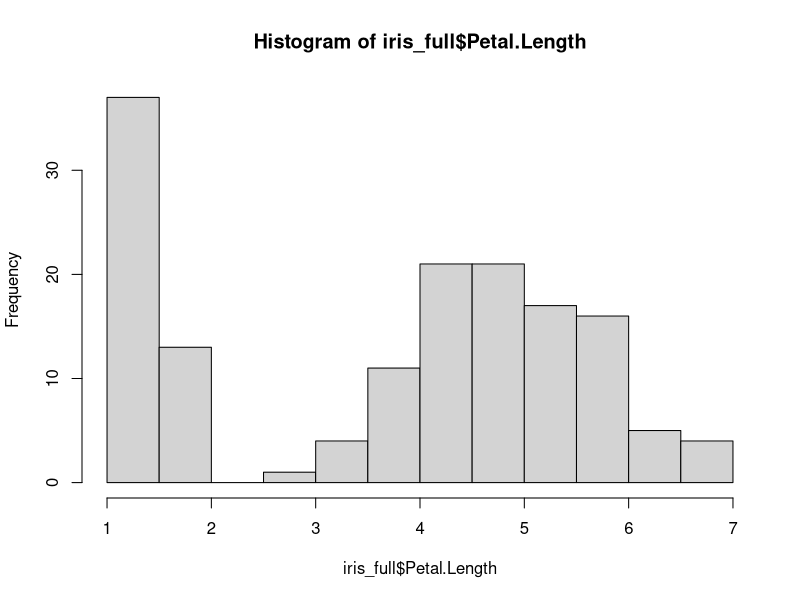
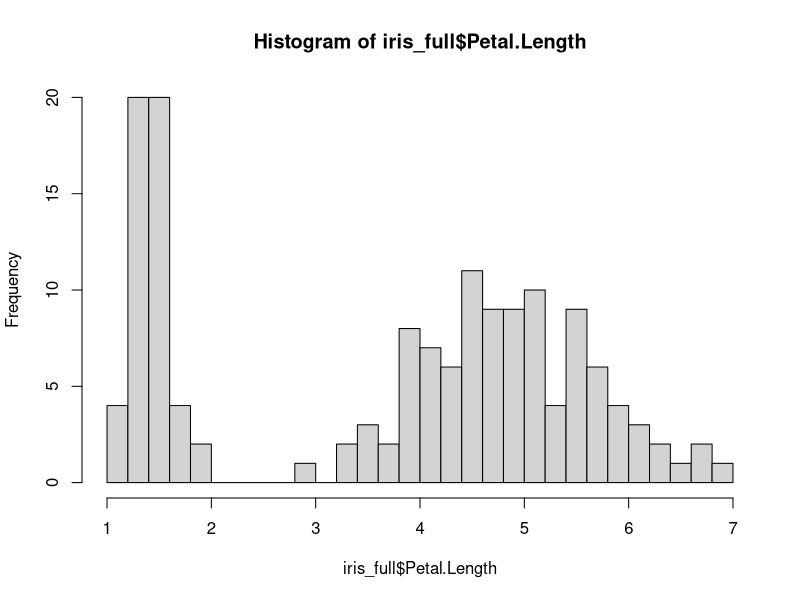
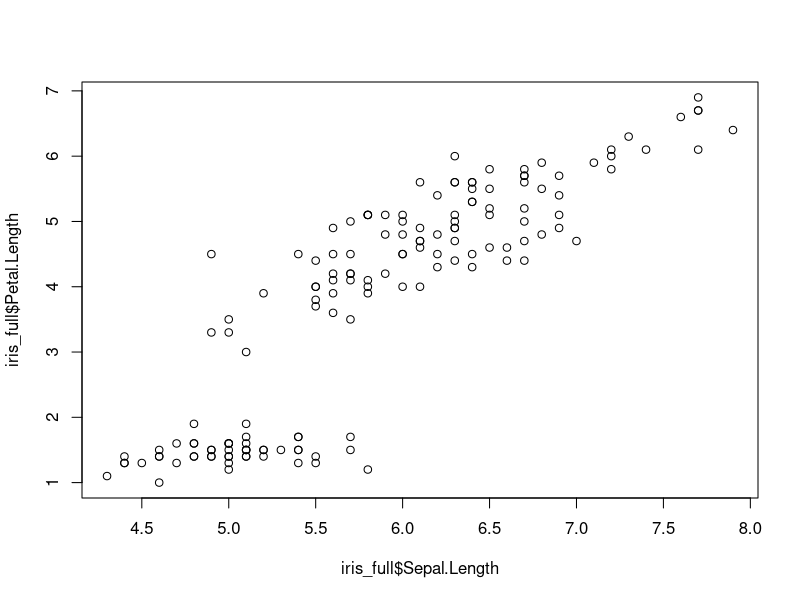
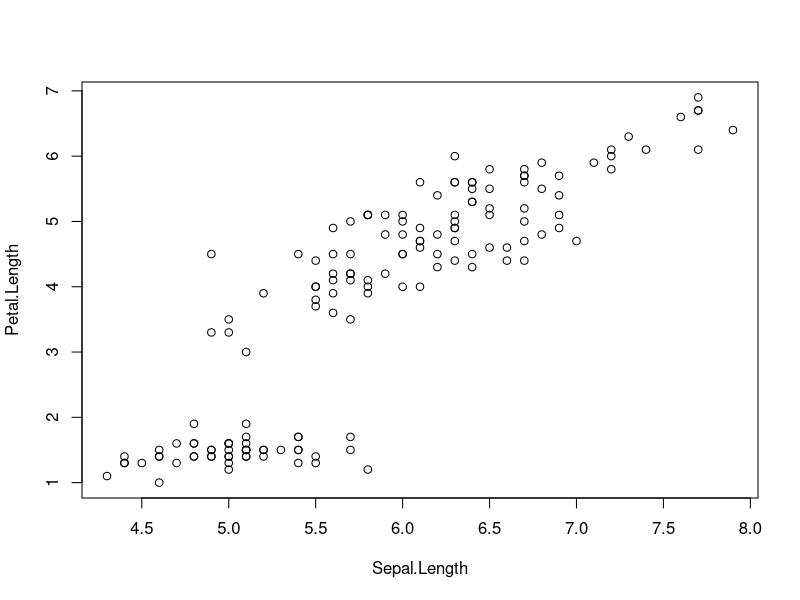
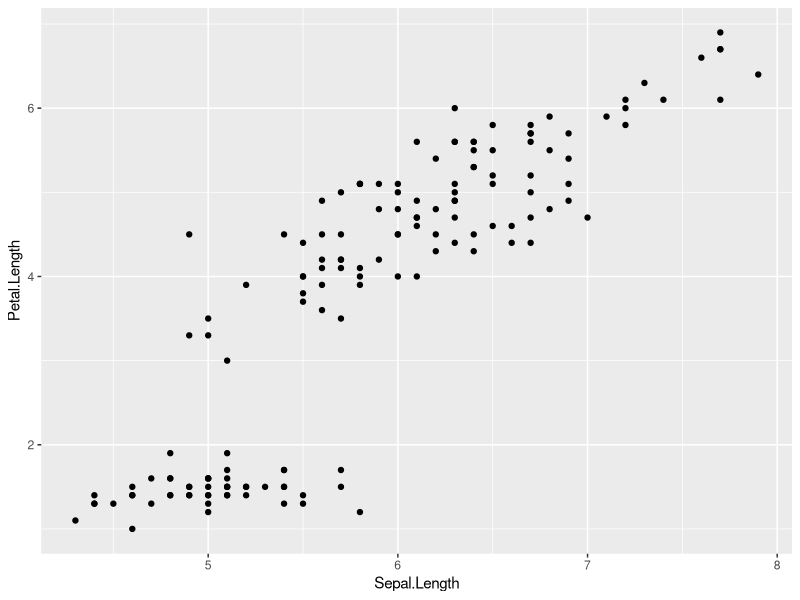
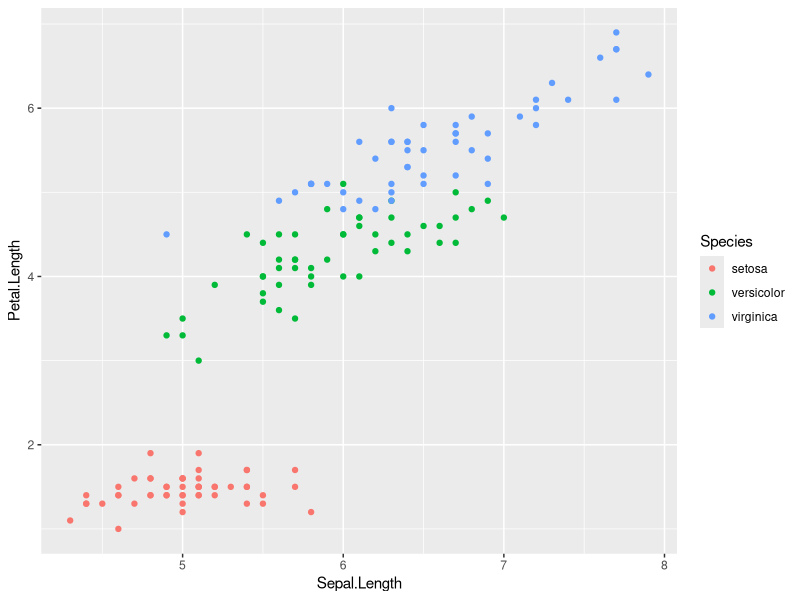
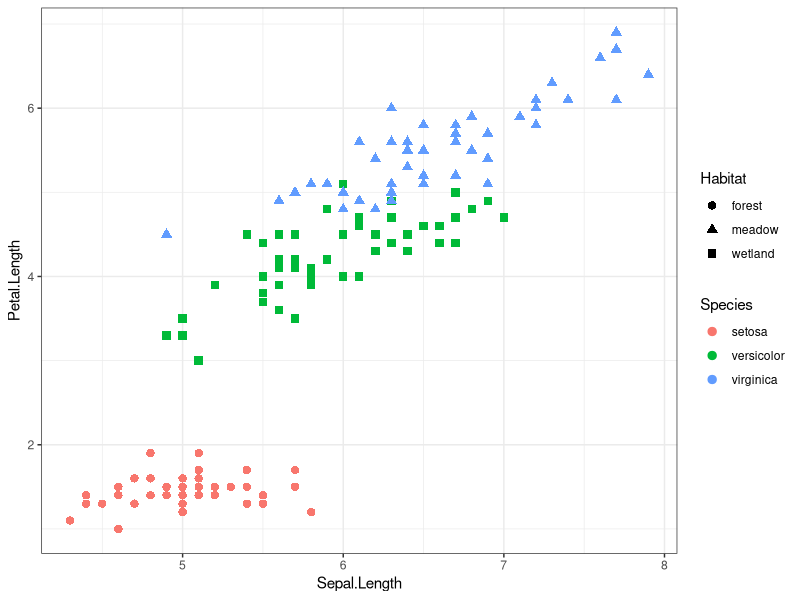
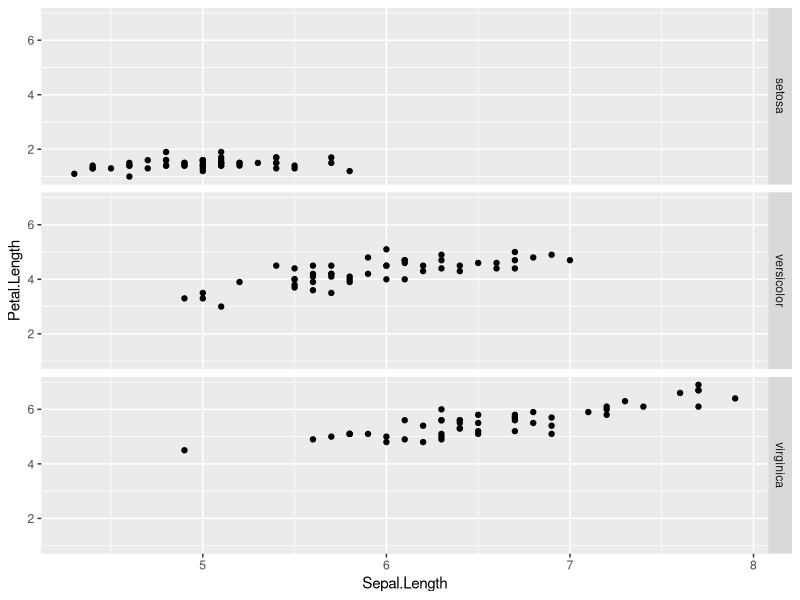

The R source for these figures, in order:
## ---- chunk 1
fahr_to_kelvin <- function(temp) {
  kelvin <- ((temp - 32) * (5 / 9)) + 273.15
  return(kelvin)
}
## ---- chunk 2
kelvin_to_celsius <- function(temp) {
  celsius <- temp - 273.15
  return(celsius)
}
## ---- chunk 3
set.seed(8)
temp_data <- runif(n = 20, min = -5, max = 5) + 45
## ---- chunk 4
for( x in temp_data){
  fahr_to_kelvin(x)
}
## ---- chunk 5
for( x in temp_data){
  print(fahr_to_kelvin(x))
}
## ---- chunk 6
for( x in 1:length(temp_data)){
  print(fahr_to_kelvin(temp_data[x]))
}
## ---- chunk 7
temp_data_kelvin <- vector()
for( x in 1:length(temp_data)){
  temp_data_kelvin[x] <- fahr_to_kelvin(temp_data[x])
}

print(temp_data_kelvin)
## ---- chunk 8
TRUE
## ---- chunk 9
20 == 20
## ---- chunk 10
20 > 40
## ---- chunk 11
!(20 > 40)
## ---- chunk 12
x <- TRUE
y <- FALSE
## ---- chunk 13
x & y
## ---- chunk 14
x | y
## ---- chunk 15
xy <- c(x,y)
## ---- chunk 16
any(xy)
## ---- chunk 17
all(xy)
## ---- chunk 18
num <- 37
if (num > 100) {
  print("greater")
} else {
  print("not greater")
}
## ---- chunk 19
num <- 37
if (num > 100) {
  print("The number was greater than 100")
}

## ---- chunk 20
if (num > 0) {
  return(1)
} else if (num == 0) {
  return(0)
} else {
  return(-1)
}
## ---- chunk 21
data( iris )
## ---- chunk 22
head( iris )
tail( iris )
## ---- chunk 23
summary(iris)
## ---- chunk 24
## Make a new iris dataset
iris_new <- iris

## Create a new column that treats species as a character, rather than a factor
iris_new$species_char <- as.character(iris_new$Species)

## Run summary command
summary(iris_new)
## ---- chunk 25
iris[5, 3]
## ---- chunk 26
iris[ ,3]
## ---- chunk 27
iris$Petal.Length
## ---- chunk 28
iris$Petal.Length[5]
## ---- chunk 29
iris[5, ]
## ---- chunk 30
iris[5:10, 1:3]
## ---- chunk 31
head(iris[2:3])
## ---- chunk 32
head(iris[c("Sepal.Width","Petal.Length")])
## ---- chunk 33
iris_habitat <- data.frame( Species = c( "setosa", "versicolor", "virginica" ),
                            Habitat = c( "forest", "wetland", "meadow" ) )

iris_full <- merge( x = iris, y = iris_habitat, by = "Species" )

head( iris_full )
tail( iris_full )
## ---- chunk 34
hist(iris_full$Petal.Length)
## ---- chunk 35
?hist
hist(iris_full$Petal.Length, breaks = 30)
## ---- chunk 36
plot( x = iris_full$Sepal.Length, y = iris_full$Petal.Length )
## ---- chunk 37
with( data = iris_full, plot( x = Sepal.Length, y = Petal.Length ) )
## ---- chunk 38
library(ggplot2)
## ---- chunk 39
ggplot() + # First make an empty ggplot canvas. Notice the trailing plus sign
  geom_point( data = iris_full, aes( x = Sepal.Length, y = Petal.Length ) )
## ---- chunk 40
ggplot() + # First make an empty ggplot canvas. Notice the trailing plus sign
  geom_point( data = iris_full, aes( x = Sepal.Length, y = Petal.Length, colour = Species ) )
## ---- chunk 41
ggplot() + # First make an empty ggplot canvas. Notice the trailing plus sign
  geom_point( data = iris_full, aes( x = Sepal.Length, y = Petal.Length, colour = Species, shape = Habitat), size = 2.5 ) +
  theme_bw()
## ---- chunk 42
ggplot( data = iris_full, aes( x = Sepal.Length, y = Petal.Length ) ) + 
  geom_point() +
  facet_grid( Species ~ . )
## ---- chunk 43
ggplot(data = iris_full, aes(x = Species, y = Petal.Length)) +
  geom_boxplot(aes(fill = Species)) +
  theme_bw()  
## ---- chunk 44
ggplot() +
  geom_histogram(data = iris_full, aes(x = Petal.Length)) +
  theme_bw()  
## ---- chunk 45
ggplot() +
  geom_histogram(data = iris_full, aes(x = Petal.Length, fill = Species)) +
  facet_grid( Species ~ . ) +
  theme_bw()  
## ---- chunk 46
ggplot() +
  geom_density(data = iris_full, aes(x = Petal.Length, colour = Species)) +
  theme_bw()
## ---- chunk 47
ggplot() +
  geom_histogram(data = iris_full, 
                 aes(x = Petal.Length, y = ..density.., fill = Species)) +
  facet_grid( Species ~ . ) +
  geom_density(data = iris_full, aes(x = Petal.Length, colour = Species)) +
  theme_bw()  
